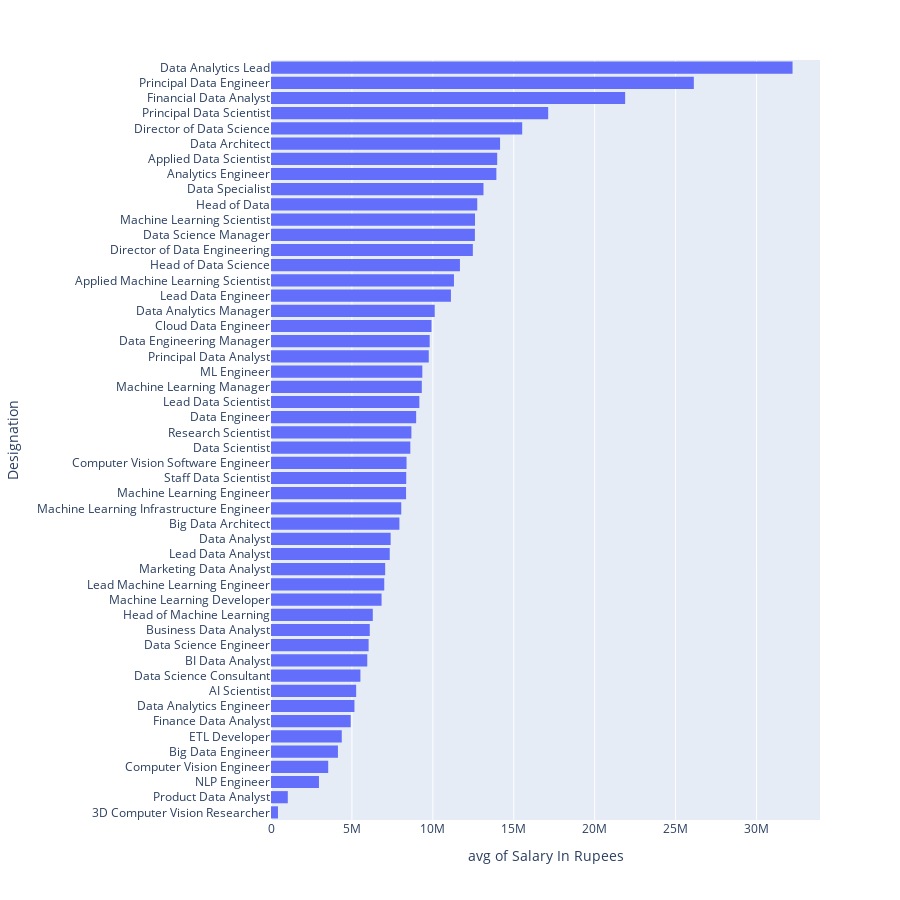

Write notebook code for a chart like this one.
### Code cell
px.histogram(avg_salary, y = 'Designation', x = 'Salary_In_Rupees', height=900, histfunc='avg', labels={'Salary_In_Rupees':'Salary In Rupees'}).update_yaxes(categoryorder='total ascending')

### Figure 1 — Plotly figure (JSON) as saved in the notebook; plotly's stock layout.template omitted (floating-point values rounded to 4 significant figures)
{"data": [{"alignmentgroup": "True", "bingroup": "y", "histfunc": "avg", "hovertemplate": "avg of Salary In Rupees=%{x}<br>Designation=%{y}<extra></extra>", "legendgroup": "", "marker": {"color": "#636efa", "pattern": {"shape": ""}}, "name": "", "offsetgroup": "", "orientation": "h", "showlegend": false, "type": "histogram", "x": [430391, 5262374, 13924662, 13976780, 11304339, 5948231, 7933318, 4135545, 6102280, 9918099, 3534424, 8374583, 7391454, 5156044, 32225648, 10116011, 14153338, 8969471, 9805126, 5523771, 6031633, 12598119, 8608451, 13128968, 12471564, 15521940, 4372901, 4925034, 21881612, 12744058, 11674337, 6289094, 7336546, 11117808, 9165611, 6996705, 9349734, 6831890, 8345260, 8048057, 9317907, 12604803, 7054154, 2962850, 9747264, 26125319, 17126732, 1037268, 8674627, 8354798], "xaxis": "x", "y": ["3D Computer Vision Researcher", "AI Scientist", "Analytics Engineer", "Applied Data Scientist", "Applied Machine Learning Scientist", "BI Data Analyst", "Big Data Architect", "Big Data Engineer", "Business Data Analyst", "Cloud Data Engineer", "Computer Vision Engineer", "Computer Vision Software Engineer", "Data Analyst", "Data Analytics Engineer", "Data Analytics Lead", "Data Analytics Manager", "Data Architect", "Data Engineer", "Data Engineering Manager", "Data Science Consultant", "Data Science Engineer", "Data Science Manager", "Data Scientist", "Data Specialist", "Director of Data Engineering", "Director of Data Science", "ETL Developer", "Finance Data Analyst", "Financial Data Analyst", "Head of Data", "Head of Data Science", "Head of Machine Learning", "Lead Data Analyst", "Lead Data Engineer", "Lead Data Scientist", "Lead Machine Learning Engineer", "ML Engineer", "Machine Learning Developer", "Machine Learning Engineer", "Machine Learning Infrastructure Engineer", "Machine Learning Manager", "Machine Learning Scientist", "Marketing Data Analyst", "NLP Engineer", "Principal Data Analyst", "Principal Data Engineer", "Principal Data Scientist", "Product Data Analyst", "Research Scientist", "Staff Data Scientist"], "yaxis": "y"}], "layout": {"barmode": "relative", "height": 900, "legend": {"tracegroupgap": 0}, "margin": {"t": 60}, "xaxis": {"anchor": "y", "domain": [0, 1], "title": {"text": "avg of Salary In Rupees"}}, "yaxis": {"anchor": "x", "categoryorder": "total ascending", "domain": [0, 1], "title": {"text": "Designation"}}}}
